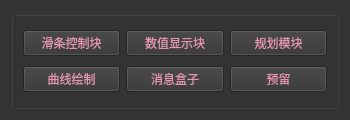
<?xml version="1.0" encoding="UTF-8"?>
<ui version="4.0">
 <class>ButtonGroup</class>
 <widget class="QWidget" name="ButtonGroup">
  <property name="geometry">
   <rect>
    <x>0</x>
    <y>0</y>
    <width>350</width>
    <height>120</height>
   </rect>
  </property>
  <property name="maximumSize">
   <size>
    <width>350</width>
    <height>120</height>
   </size>
  </property>
  <property name="windowTitle">
   <string>Form</string>
  </property>
  <property name="styleSheet">
   <string notr="true">background-color: rgb(52, 52, 52);
gridline-color: rgb(0, 170, 255);</string>
  </property>
  <layout class="QGridLayout" name="gridLayout">
   <item row="0" column="0">
    <widget class="QGroupBox" name="groupBox">
     <property name="styleSheet">
      <string notr="true">border-color: rgb(58, 160, 255);
gridline-color: rgb(85, 170, 127);
alternate-background-color: rgb(255, 0, 0);
</string>
     </property>
     <property name="title">
      <string/>
     </property>
     <layout class="QGridLayout" name="gridLayout_2">
      <item row="0" column="2">
       <widget class="QPushButton" name="PlanningButton">
        <property name="styleSheet">
         <string notr="true">color: qlineargradient(spread:pad, x1:0, y1:0, x2:1, y2:0, stop:0 rgba(140, 180, 255, 255), stop:1 rgba(230, 150, 175, 255));
font: 12pt &quot;微软雅黑&quot;;</string>
        </property>
        <property name="text">
         <string>规划模块</string>
        </property>
       </widget>
      </item>
      <item row="0" column="1">
       <widget class="QPushButton" name="DataDispllayButton">
        <property name="styleSheet">
         <string notr="true">color: qlineargradient(spread:pad, x1:0, y1:0, x2:1, y2:0, stop:0 rgba(140, 180, 255, 255), stop:1 rgba(230, 150, 175, 255));
font: 12pt &quot;微软雅黑&quot;;</string>
        </property>
        <property name="text">
         <string>数值显示块</string>
        </property>
       </widget>
      </item>
      <item row="0" column="0">
       <widget class="QPushButton" name="SliderButton">
        <property name="acceptDrops">
         <bool>true</bool>
        </property>
        <property name="layoutDirection">
         <enum>Qt::LeftToRight</enum>
        </property>
        <property name="styleSheet">
         <string notr="true">color: qlineargradient(spread:pad, x1:0, y1:0, x2:1, y2:0, stop:0 rgba(140, 180, 255, 255), stop:1 rgba(230, 150, 175, 255));
font: 12pt &quot;微软雅黑&quot;;
</string>
        </property>
        <property name="text">
         <string>滑条控制块</string>
        </property>
       </widget>
      </item>
      <item row="1" column="0">
       <widget class="QPushButton" name="pushButton">
        <property name="styleSheet">
         <string notr="true">color: qlineargradient(spread:pad, x1:0, y1:0, x2:1, y2:0, stop:0 rgba(140, 180, 255, 255), stop:1 rgba(230, 150, 175, 255));
font: 12pt &quot;微软雅黑&quot;;</string>
        </property>
        <property name="text">
         <string>曲线绘制</string>
        </property>
       </widget>
      </item>
      <item row="1" column="1">
       <widget class="QPushButton" name="pushButton_2">
        <property name="styleSheet">
         <string notr="true">color: qlineargradient(spread:pad, x1:0, y1:0, x2:1, y2:0, stop:0 rgba(140, 180, 255, 255), stop:1 rgba(230, 150, 175, 255));
font: 12pt &quot;微软雅黑&quot;;</string>
        </property>
        <property name="text">
         <string>消息盒子</string>
        </property>
       </widget>
      </item>
      <item row="1" column="2">
       <widget class="QPushButton" name="pushButton_3">
        <property name="styleSheet">
         <string notr="true">color: qlineargradient(spread:pad, x1:0, y1:0, x2:1, y2:0, stop:0 rgba(140, 180, 255, 255), stop:1 rgba(230, 150, 175, 255));
font: 12pt &quot;微软雅黑&quot;;</string>
        </property>
        <property name="text">
         <string>预留</string>
        </property>
       </widget>
      </item>
     </layout>
    </widget>
   </item>
  </layout>
 </widget>
 <resources/>
 <connections/>
</ui>
